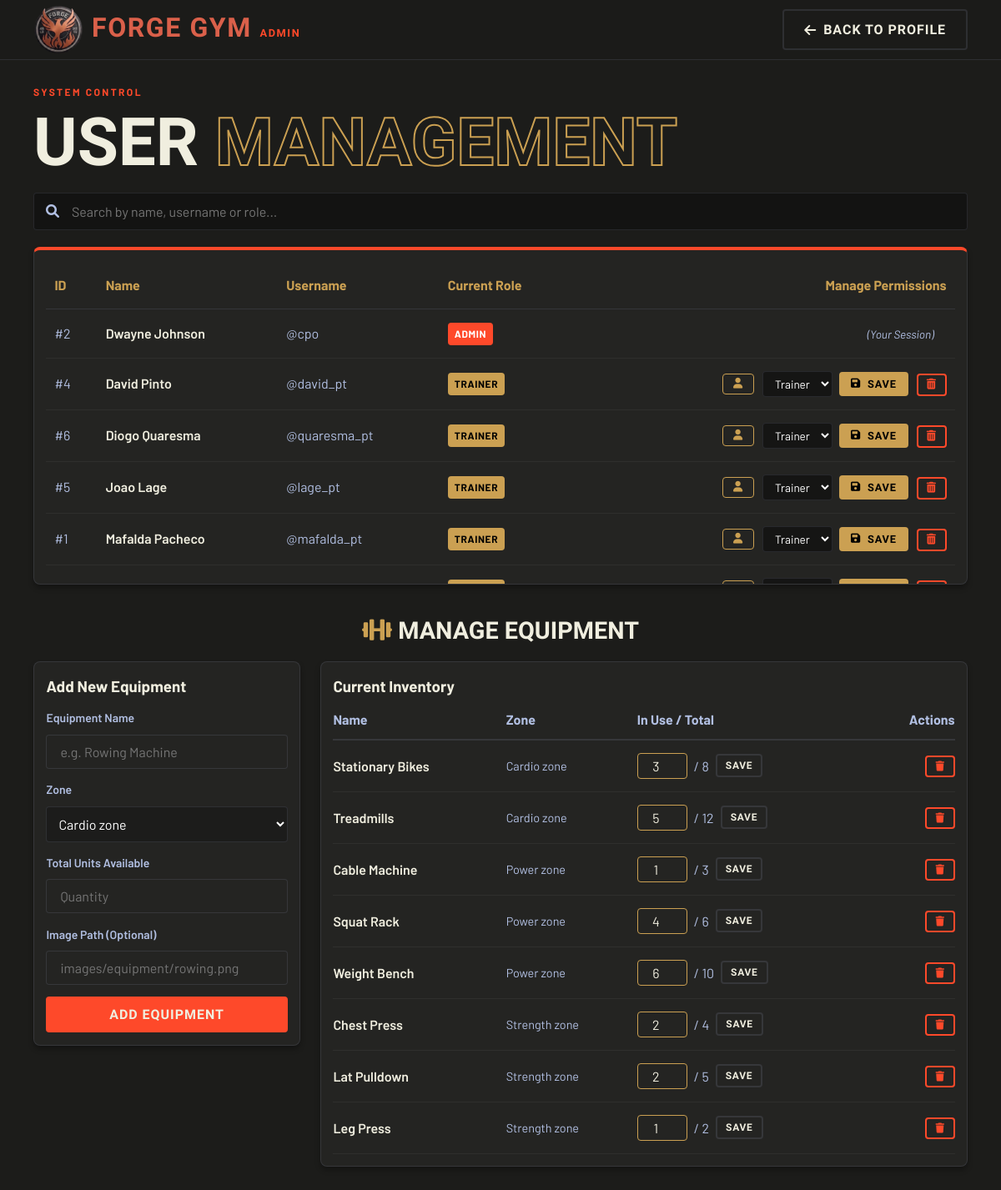
/pages/admin_dashboard.php (signed in), run on the app's committed database.
### tables this page shows
CREATE TABLE users (
    id INTEGER PRIMARY KEY AUTOINCREMENT,
    name TEXT NOT NULL,
    username TEXT UNIQUE NOT NULL,
    email TEXT UNIQUE NOT NULL,
    password TEXT NOT NULL, 
    profile_photo TEXT DEFAULT 'images/profiles/default.png',
    role TEXT DEFAULT 'user', -- Pode ser 'admin', 'trainer', ou 'user'
    plan TEXT DEFAULT 'none', -- O plano de treino do utilizador (ex: Basic, Premium, none)
    trainer_id INTEGER DEFAULT NULL, -- Se for um 'trainer', guarda o ID correspondente da tabela trainers
    FOREIGN KEY (trainer_id) REFERENCES trainers(id)
);

CREATE TABLE equipment (
    id          INTEGER PRIMARY KEY AUTOINCREMENT,
    name        TEXT    NOT NULL,
    zone        TEXT    NOT NULL,
    total_units INTEGER NOT NULL DEFAULT 0,
    in_use      INTEGER NOT NULL DEFAULT 0,
    image_path  TEXT,
    CHECK (in_use >= 0),
    CHECK (in_use <= total_units)
);

### pages/admin_dashboard.php (the view, shortened to what this page needs)
<?php
try {
    $pdo = new PDO('sqlite:' . DB_PATH);
    $pdo->setAttribute(PDO::ATTR_ERRMODE, PDO::ERRMODE_EXCEPTION);
    $users = $pdo->query("SELECT id, name, username, email, role, trainer_id FROM users ORDER BY role ASC, name ASC")->fetchAll(PDO::FETCH_ASSOC);
} catch (PDOException $e) {
    die("Database connection failed: " . $e->getMessage());
}
?>
<!DOCTYPE html>
<html lang="en">
<head>
  <link rel="stylesheet" href="../css/style.css" />
  <link rel="stylesheet" href="https://cdnjs.cloudflare.com/ajax/libs/font-awesome/6.0.0/css/all.min.css">
</head>
  <body style="background: var(--color-bg);">
    <header class="header">
      <div class="container header__inner">
        <a href="../index.php" class="logo" aria-label="FORGE GYM homepage">
          <img src="../images/logo.png" alt="FORGE GYM" class="logo__img" />
          <span class="logo__text">FORGE GYM <span style="color: var(--color-accent); font-size: 0.8rem;">ADMIN</span></span>
        </a>
        <nav class="nav" id="main-nav" style="justify-content: flex-end;">
          <div class="nav__actions">
            <a href="profile.php" class="btn btn--ghost"><i class="fas fa-arrow-left"></i> Back to Profile</a>
          </div>
        </nav>
      </div>
    </header>
    <main class="page-spacing container" style="min-height: 85vh; padding-top: 6rem;">
      <header class="page-header" style="text-align: left; margin-bottom: var(--sp-6);">
        <p class="eyebrow" style="color: var(--color-accent);">System Control</p>
        <h1 class="page-title">USER <span class="page-title--outline">MANAGEMENT</span></h1>
      </header>
      <div style="margin-bottom: 20px; position: relative;">
          <i class="fas fa-search" style="position: absolute; left: 15px; top: 50%; transform: translateY(-50%); color: var(--color-text-muted);"></i>
          <input type="text" id="search-members" placeholder="Search by name, username or role..." class="form-control" style="width: 100%; padding: 12px 15px 12px 45px; background: rgba(0,0,0,0.3); border: 1px solid var(--color-border); color: white; border-radius: 4px; font-size: 1rem;">
      </div>
      <section class="card" style="border-top: 4px solid var(--color-accent); padding: 0;">
        <div class="custom-scrollbar" style="max-height: 400px; overflow-y: auto; overflow-x: auto; padding: var(--sp-4);">
          <table id="members-table" style="width: 100%; text-align: left; border-collapse: collapse;">
          <thead>
            <tr style="border-bottom: 1px solid var(--color-border); color: var(--color-gold);">
              <th style="padding: 15px 10px;">ID</th>
              <th style="padding: 15px 10px;">Name</th>
              <th style="padding: 15px 10px;">Username</th>
              <th style="padding: 15px 10px;">Current Role</th>
              <th style="padding: 15px 10px; text-align: right;">Manage Permissions</th>
            </tr>
          </thead>
          <tbody>
            <?php foreach ($users as $u): ?>
              <tr style="border-bottom: 1px solid rgba(255,255,255,0.05);">
                <td style="padding: 15px 10px; color: var(--color-text-muted);">#<?php echo $u['id']; ?></td>
                <td style="padding: 15px 10px; font-weight: 600;"><?php echo htmlspecialchars($u['name']); ?></td>
                <td style="padding: 15px 10px; color: var(--color-text-muted);">@<?php echo htmlspecialchars($u['username']); ?></td>
                <td style="padding: 15px 10px;">
                  <?php if ($u['role'] === 'admin'): ?>
                      <span class="badge" style="background: var(--color-accent); color: white;">Admin</span>
                  <?php elseif ($u['role'] === 'trainer'): ?>
                      <span class="badge" style="background: var(--color-gold); color: black;">Trainer</span>
                  <?php else: ?>
                      <span class="badge badge--dark">User</span>
                  <?php endif; ?>
                </td>
                <td style="padding: 15px 10px; text-align: right;">
                  <?php if ($u['id'] !== $_SESSION['user_id']): ?>
                      <div style="display: flex; gap: 10px; justify-content: flex-end; align-items: center;">
                          <a href="profile.php?edit_user_id=<?php echo $u['id']; ?>" class="btn btn--primary btn--sm" style="padding: 5px 12px; font-size: 0.8rem; background: transparent; border: 1px solid var(--color-gold); color: var(--color-gold);" title="View Profile">
                              <i class="fas fa-user"></i>
                          </a>
                          <form action="admin_dashboard.php" method="POST" style="margin: 0; display: flex; gap: 8px; align-items: center;">
                              <select name="role" class="form-control" style="padding: 5px 10px; background: rgba(0,0,0,0.4); color: white; border: 1px solid var(--color-border); font-size: 0.85rem; border-radius: 4px;">
                                  <option value="trainer" <?php echo $u['role'] === 'trainer' ? 'selected' : ''; ?>>Trainer</option>
                              </select>
                              <button type="submit" name="action" value="update_role" class="btn btn--primary btn--sm" style="padding: 5px 12px; font-size: 0.8rem; background: var(--color-gold); border-color: var(--color-gold); color: black; font-weight: bold;">
                                  <i class="fas fa-save"></i> Save
                              </button>
                          </form>
                          <form action="admin_dashboard.php" method="POST" style="margin: 0;" onsubmit="return confirm('Are you sure you want to permanently delete this account?');">
                              <button type="submit" name="action" value="delete" class="btn btn--ghost btn--sm" style="border-color: var(--color-accent); color: var(--color-accent); padding: 5px 10px; font-size: 0.8rem;" title="Delete User">
                                  <i class="fas fa-trash-alt"></i>
                              </button>
                          </form>
                      </div>
                  <?php else: ?>
                      <span style="color: var(--color-text-muted); font-size: 0.85rem; font-style: italic; padding-right: 15px;">(Your Session)</span>
                  <?php endif; ?>
                </td>
              </tr>
            <?php endforeach; ?>
          </tbody>
        </table>
                  </div>
      </section>
      <section class="admin-section" style="margin-top: var(--sp-8);">
          <header class="section-header" style="margin-bottom: var(--sp-4);">
            <h2 style="font-family: var(--font-display); font-size: 1.8rem; text-transform: uppercase;">
              <i class="fas fa-dumbbell" style="color: var(--color-gold);"></i> Manage Equipment
            </h2>
          </header>
          <div class="profile-grid">
            <div class="card" style="padding: var(--sp-4); align-self: start;">
              <h3 style="margin-bottom: var(--sp-3);">Add New Equipment</h3>
              <form action="../api/action_equipment.php" method="POST" class="form">
                <div class="form-group">
                  <label class="form-label">Equipment Name</label>
                  <input type="text" name="name" required class="form-control" placeholder="e.g. Rowing Machine">
                </div>
                <div class="form-group">
                  <label class="form-label">Zone</label>
                  <select name="zone" class="form-control" required style="padding: 10px; background: rgba(0,0,0,0.2); color: white; border: 1px solid var(--color-border);">
                    <option value="Cardio zone">Cardio zone</option>
                  </select>
                </div>
                <div class="form-group">
                  <label class="form-label">Total Units Available</label>
                  <input type="number" name="total_units" min="1" required class="form-control" placeholder="Quantity">
                </div>
                <div class="form-group">
                  <label class="form-label">Image Path (Optional)</label>
                  <input type="text" name="image_path" class="form-control" placeholder="images/equipment/rowing.png">
                </div>
                <button type="submit" class="btn btn--primary" style="width: 100%;">Add Equipment</button>
              </form>
            </div>
            <div class="card" style="padding: var(--sp-4); overflow-x: auto;">
              <h3 style="margin-bottom: var(--sp-3);">Current Inventory</h3>
              <table style="width: 100%; border-collapse: collapse; text-align: left;">
                <thead>
                  <tr style="border-bottom: 2px solid var(--color-border); color: var(--color-text-muted);">
                    <th style="padding-bottom: 10px;">Name</th>
                    <th style="padding-bottom: 10px;">Zone</th>
                    <th style="padding-bottom: 10px;">In Use / Total</th>
                    <th style="padding-bottom: 10px; text-align: right;">Actions</th>
                  </tr>
                </thead>
                <tbody>
                  <?php
                  $stmtEq = $pdo->query("SELECT * FROM equipment ORDER BY zone, name");
                  while ($eq = $stmtEq->fetch(PDO::FETCH_ASSOC)):
                  ?>
                  <tr style="border-bottom: 1px solid rgba(255,255,255,0.05);">
                    <td style="padding: 15px 0; font-weight: 600;"><?php echo htmlspecialchars($eq['name']); ?></td>
                    <td style="padding: 15px 0; font-size: 0.9rem; color: var(--color-text-muted);"><?php echo htmlspecialchars($eq['zone']); ?></td>
                    <td style="padding: 15px 0;">
                      <form action="../api/action_equipment.php" method="POST" style="display: flex; gap: 8px; align-items: center; margin: 0;">
                        <input type="number" name="in_use" value="<?php echo $eq['in_use']; ?>" min="0" max="<?php echo $eq['total_units']; ?>" class="form-control" style="width: 60px; padding: 5px; text-align: center; border: 1px solid var(--color-gold);">
                        <span style="color: var(--color-text-muted);">/ <?php echo $eq['total_units']; ?></span>
                        <button type="submit" class="btn btn--ghost btn--sm" style="padding: 5px 10px; font-size: 0.75rem;">Save</button>
                      </form>
                    </td>
                    <td style="padding: 15px 0; text-align: right;">
                      <form action="../api/action_equipment.php" method="POST" onsubmit="return confirm('Are you sure you want to remove <?php echo addslashes($eq['name']); ?>?');" style="margin: 0;">
                        <button type="submit" class="btn btn--ghost btn--sm" style="color: var(--color-accent); border-color: var(--color-accent); padding: 5px 10px; font-size: 0.75rem;">
                          <i class="fas fa-trash"></i>
                        </button>
                      </form>
                    </td>
                  </tr>
                  <?php endwhile; ?>
                </tbody>
              </table>
            </div>
          </div>
        </section>
    </main>
  </body>
</html>

### css/01-base.css (style rules this page uses)
:root { --color-bg: #1C1C1A; --color-bg-alt: #161614; --color-bg-surface: #242422; --color-border: rgba(177, 191, 226, 0.12); --color-primary: #16336F; --color-primary-hover:#1a3d87; --color-gold: #CBA052; --color-accent: #FE492A; --color-accent-hover: #e03e22; --color-logo: #da604a; --color-text: #F0EEDF; --color-text-muted: #B1BFE2; --color-text-dim: rgba(177, 191, 226, 0.35); --color-on-primary: #F0EEDF; --color-on-accent: #F0EEDF; --font-display: 'Barlow Condensed', sans-serif; --font-body: 'Barlow', sans-serif; --text-xs: 0.75rem; --text-sm: 0.875rem; --text-base: 1rem; --text-lg: 1.125rem; --text-2xl: 1.5rem; --text-3xl: 2rem; --text-4xl: 2.75rem; --text-5xl: 4rem; --sp-2: 0.5rem; --sp-3: 0.75rem; --sp-4: 0.90rem; --sp-6: 1.5rem; --sp-8: 2rem; --sp-10: 2.5rem; --radius-sm: 4px; --radius-md: 8px; --radius-lg: 16px; --radius-full: 9999px; --t-fast: 0.15s ease; --t-base: 0.25s ease; --t-slow: 0.4s ease; --container-max: 1200px; --container-pad: clamp(1rem, 5vw, 2.5rem); --header-h: 4.5rem; }
*, *::before, *::after { box-sizing: border-box; margin: 0; padding: 0; }
body { min-height: 100vh; background-color: var(--color-bg); color: var(--color-text); font-family: var(--font-body); font-size: var(--text-base); line-height: 1.6; -webkit-font-smoothing: antialiased; }
a { color: inherit; text-decoration: none; }
button { cursor: pointer; font-family: inherit; background: none; border: none; }

### css/02-components.css (style rules this page uses)
.btn { display: inline-flex; align-items: center; justify-content: center; gap: var(--sp-2); padding: 0.625rem 1.5rem; font-family: var(--font-display); font-size: var(--text-base); font-weight: 700; letter-spacing: 0.06em; text-transform: uppercase; border: 2px solid transparent; border-radius: var(--radius-sm); transition: all var(--t-fast); white-space: nowrap; }
.btn--primary { background-color: var(--color-accent); color: var(--color-on-accent); border-color: var(--color-accent); }
.btn--ghost { background-color: transparent; color: var(--color-text); border-color: var(--color-border); }
.badge { display: inline-block; padding: 0.25rem 0.5rem; font-size: var(--text-xs); font-weight: 700; text-transform: uppercase; border-radius: var(--radius-sm); letter-spacing: 0.05em; }
.form { display: flex; flex-direction: column; gap: var(--sp-4); }
.form-group { display: flex; flex-direction: column; gap: var(--sp-2); }
.form-label { font-size: var(--text-sm); font-weight: 600; color: var(--color-text-muted); }
.form-control { background-color: var(--color-bg-surface); color: var(--color-text); border: 1px solid var(--color-border); padding: 0.625rem 1rem; border-radius: var(--radius-sm); font-family: var(--font-body); font-size: var(--text-base); outline: none; transition: border-color var(--t-fast); width: 100%; }
select.form-control { color-scheme: dark; }
.card { background-color: var(--color-bg-surface); border: 1px solid var(--color-border); border-radius: var(--radius-md); padding: var(--sp-6); box-shadow: 0 4px 6px rgba(0, 0, 0, 0.3); }

### css/03-layout.css (style rules this page uses)
.container { max-width: var(--container-max); margin-inline: auto; padding-inline: var(--container-pad); }
.header { position: fixed; top: 0; left: 0; right: 0; z-index: 100; height: var(--header-h); background-color: rgba(28, 28, 26, 0.9); backdrop-filter: blur(14px); -webkit-backdrop-filter: blur(14px); border-bottom: 1px solid var(--color-border); }
.header__inner { height: 100%; display: flex; align-items: center; justify-content: space-between; gap: var(--sp-8); }
.logo { display: flex; align-items: center; flex-shrink: 0; }
.logo__img { height: 60px; width: auto; object-fit: contain; margin-top: 0; }
.logo__text { font-family: var(--font-display); font-size: var(--text-3xl); font-weight: 900; color: var(--color-logo); letter-spacing: 0.05em; line-height: 1; margin-top: -5px; margin-left: 10px; }
.nav { display: flex; align-items: center; gap: var(--sp-8); flex: 1; justify-content: flex-end; }
.nav__actions { display: flex; gap: var(--sp-3); }

### data on the page
users: id "2", name "Dwayne Johnson", username "cpo", role "ADMIN", shows "(Your Session)"
users: id "4", name "David Pinto", username "david_pt", shows "TRAINER", role "Trainer"
users: id "6", name "Diogo Quaresma", username "quaresma_pt", shows "TRAINER", role "Trainer"
users: id "5", name "Joao Lage", username "lage_pt", shows "TRAINER", role "Trainer"
users: id "1", name "Mafalda Pacheco", username "mafalda_pt", shows "TRAINER", role "Trainer"
users: role "Trainer"
equipment: name "Stationary Bikes", zone "Cardio zone", in_use "3", total_units "8"
equipment: name "Treadmills", zone "Cardio zone", in_use "5", total_units "12"
equipment: name "Cable Machine", zone "Power zone", in_use "1", total_units "3"
equipment: name "Squat Rack", zone "Power zone", in_use "4", total_units "6"
equipment: name "Weight Bench", zone "Power zone", in_use "6", total_units "10"
equipment: name "Chest Press", zone "Strength zone", in_use "2", total_units "4"
equipment: name "Lat Pulldown", zone "Strength zone", in_use "2", total_units "5"
equipment: name "Leg Press", zone "Strength zone", in_use "1", total_units "2"
